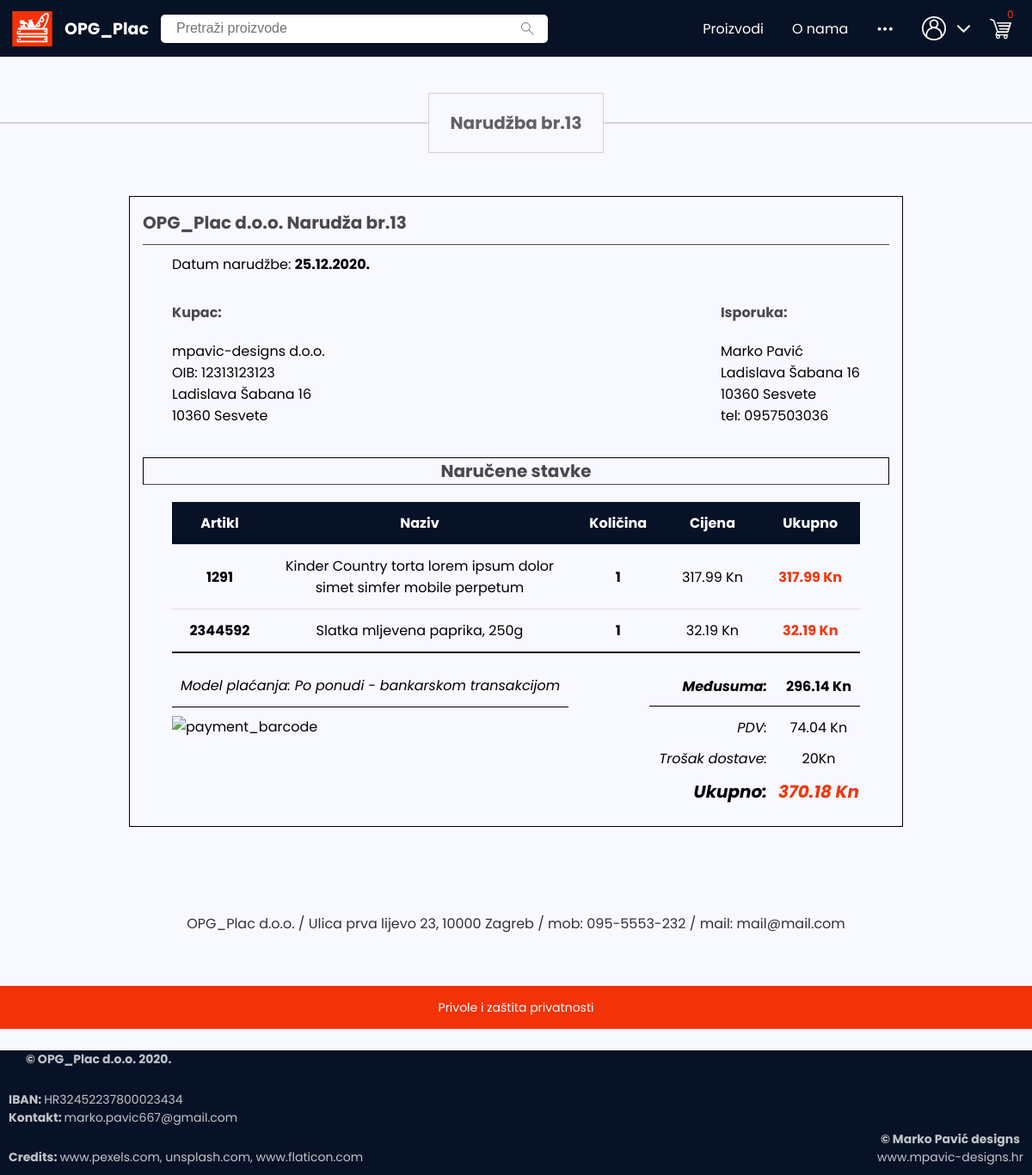
The app's page /pregled_narudzbi/narudzba?id=13 (signed in) with its own data.
### OPG_Plac/models.py (models this page shows, shortened)
class Order(models.Model):
    user = models.ForeignKey(User, on_delete=models.CASCADE, related_name="orders")
    first_name = models.CharField(max_length=100)
    last_name = models.CharField(max_length=150)
    address = models.CharField(max_length=200)
    place = models.CharField(max_length=200)
    post_code = models.CharField(max_length=5)
    phone = models.CharField(max_length=20)
    same_delivery = models.BooleanField(default=True)
    delivery_first_name = models.CharField(max_length=100, blank=True)
    delivery_last_name = models.CharField(max_length=150, blank=True)
    delivery_address = models.CharField(max_length=200, blank=True)
    delivery_place = models.CharField(max_length=100, blank=True)
    delivery_post_code = models.CharField(max_length=5, blank=True)
    delivery_phone = models.CharField(max_length=20, blank=True)
    need_R1 = models.BooleanField(default=False)
    company_name = models.CharField(max_length=200, blank=True)
    company_address = models.CharField(max_length=200, blank=True)
    company_post_code = models.CharField(max_length=5, blank=True)
    OIB = models.CharField(max_length=11, blank=True)
    notice = models.CharField(max_length=200, blank=True)
    paymentOption = models.ForeignKey(PaymentOption, on_delete=models.SET_NULL, null=True, blank=True)
    status = models.ForeignKey(OrderStatus, on_delete=models.SET_NULL, null=True)

class Product(models.Model):
    name = models.CharField(max_length=67)
    seo_url = models.SlugField(unique=True)
    item_id = models.SlugField(unique=True)
    category = models.ForeignKey(ProductCategory, on_delete=models.CASCADE, related_name="products")
    subcategory = models.ForeignKey(ProductSubCategory, on_delete=models.CASCADE, related_name="products")
    product_image = models.ImageField(blank=True, null=True, upload_to="images/products")
    second_image = models.ImageField(blank=True, null=True, upload_to="images/products")
    third_image = models.ImageField(blank=True, null=True, upload_to="images/products")
    price = models.DecimalField(max_digits=12, decimal_places=2)
    short_description = models.CharField(max_length=75, blank=True)
    description = models.TextField(blank=True, max_length=435)
    brand = models.ForeignKey(ProductBrand, on_delete=models.CASCADE, related_name="products", blank=True, null=True)
    availability = models.ForeignKey(ProductAvailability, on_delete=models.CASCADE, related_name="products")

class PaymentOption(models.Model):
    name = models.CharField(max_length=100)
    reference = models.CharField(max_length=4, unique=True)
    tooltip = models.CharField(max_length=150, blank=True)
    descriptive_name = models.CharField(max_length=100)

### OPG_Plac/views.py (the view)
# urls.py: path("pregled_narudzbi/narudzba", view_order_info, name="order_info"),
@login_required(login_url="/prijava")
def view_order_info(request):
    user = models.User.objects.get(email=request.user)
    try:
        order_id = request.GET["id"]
    except KeyError:
        return render(request, "components/utility/error.html", {
            "error": "Nije pronađeno",
            "status": 404,
            "message": "Jeste li ispravno upisali link?"
        })
    try:  # Get order obj, ensure id is valid, is applicable to current user and has no None status
        order = user.orders.get(id=order_id)
    except ObjectDoesNotExist:
        return redirect("/")
    if order.status is None:
        return redirect("/")
    order_info = {
        "header": f"Narudžba br.{order.id}",
        "created_on": order.history.all()[0].timestamp.strftime('%d.%m.%Y.'),
        "payment_type": order.paymentOption.descriptive_name,
        "payment_reference": order.paymentOption.reference
    }
    order_info.update(serializers.serialize_order_info(order))
    items_qset = order.items.all()
    grand_total = sum([item.item_price * item.quantity for item in items_qset]) + 20
    base_price = float(grand_total) / 1.25
    vat = float(grand_total) - base_price
    price_summary = {
        "base_price": "{:.2f}".format(base_price),
        "vat": "{:.2f}".format(vat),
        "shipping_cost": 20,
        "grand_total": "{:.2f}".format(grand_total)
    }
    order_info.update(price_summary)
    return render(request, "components/order_history/order_info.html", order_info)

### OPG_Plac/models.py (called while the page is built)
    def __str__(self):
        return self.email

### OPG_Plac/templates/components/order_history/order_info.html (shortened to what this page needs)
{% extends 'components/site_frame.html' %}
{% load static %}
{% block head %}
    <link rel="stylesheet" href="{% static 'subpages/order_history/order_info.css' %}">
{% endblock %}
{% block body %}
    {% include '../navbar.html' %}
    {% include '../divider_hr_title.html' with title=header %}
    <div class="order-view-container">
        <header class="order_view_main_header">
            <span>OPG_Plac d.o.o.</span>
            <span>Narudža br.{{id}}</span>
        </header>
        <div class="timestamp-span-container">
            <span class="timestamp-span">Datum narudžbe: <strong>{{created_on}}</strong></span>
        </div>
        <div class="delivery-summay">
            <div>
                <ul>
                    <li>Kupac:</li>
                    <li>{{first_name}} {{last_name}}</li>
                    {% if need_R1 %} <li>OIB: {{OIB}}{% endif %}</li>
                    <li>{{address}}</li>
                    <li>{{post_code}} {{place}}</li>
                </ul>
            </div>
            <div>
                <ul>
                    <li>Isporuka:</li>
                    <li>{{delivery_first_name}} {{delivery_last_name}}</li>
                    <li>{{delivery_address}}</li>
                    <li>{{delivery_post_code}} {{delivery_place}}</li>
                    <li>tel: {{delivery_phone}}</li>
                </ul>
            </div>
        </div>
        <header class="items-overview-header">
            <span>Naručene stavke</span>
        </header>
        <div class="items_overview">
            <table class="items-overview-table">
                <thead>
                    <tr>
                        <td>Artikl</td>
                        <td>Naziv</td>
                        <td>Količina</td>
                        <td>Cijena</td>
                        <td>Ukupno</td>
                    </tr>
                </thead>
                <tbody>
                    {% for item in items %}
                        <tr>
                            <td>{{item.id}}</td>
                            <td>{{item.name}}</td>
                            <td>{{item.quantity}}</td>
                            <td>{{item.price}}</td>
                            <td>{{item.total}}</td>
                        </tr>
                    {% endfor %}
                </tbody>
            </table>
        </div>
        <div class="price-summary-barcody-container">
            <div class="payment-info-container">
                <div class="payment-info-header">
                    <span>Model plaćanja: {{payment_type}}</span>
                </div>
                {% if payment_reference == "WIRE" %}
                <div class="payment-barcode-container">
                    <img src="https://raw.githubusercontent.com/mosquito/pdf417/master/images/1_basic.jpg" alt="payment_barcode">
                </div>
                {% endif %}
            </div>
            <table class="price-summary-table">
                <tr>
                    <td><strong>Međusuma:</strong></td>
                    <td><strong>{{base_price}} Kn</strong></td>
                </tr>
                <tr>
                    <td>PDV:</td>
                    <td>{{vat}} Kn</td>
                </tr>
                <tr>
                    <td>Trošak dostave:</td>
                    <td>{{shipping_cost}}Kn</td>
                </tr>
                <tr>
                    <td class="price-summary-grand-total-header"><strong>Ukupno:</strong></td>
                    <td class="price-summary-grand-total-sum"><strong>{{grand_total}} Kn</strong></td>
                </tr>
            </table>
        </div>
    </div>
    {% include '../about_info_span.html'%}
    {% include '../footer.html' %}
{% endblock %}

### OPG_Plac/static/style.css (style rules this page uses)
* { box-sizing: border-box; }
body { background: ghostwhite; margin: 0; padding: 0; font-family: Poppins, sans-serif; }

### OPG_Plac/static/subpages/order_history/order_info.css (style rules this page uses)
.order-view-container { margin: auto; margin-top: 50px; padding: 15px; max-width: 900px; border: solid 1px black; }
.order-view-container header { font-size: 20px; font-weight: bold; color: rgba(0,0,0,0.7); border-bottom: solid 1px rgba(0,0,0,0.7); padding-bottom: 10px; }
.delivery-summay { max-width: 800px; margin-top: 20px; margin: auto; display: flex; justify-content: space-between; font-size: 16px; }
.delivery-summay div { width: 50%; display: flex; flex-direction: column; justify-content: center; }
.delivery-summay div:nth-child(2) { align-items: flex-end; }
.delivery-summay ul { list-style: none; padding-left: 0; }
.delivery-summay ul li:first-child { font-weight: bold; color: rgba(0,0,0,0.7); margin-bottom: 20px; }
.items-overview-header { border: solid 1px black; margin-top: 20px; padding: 0 !important; display: flex; justify-content: center; align-items: center; }
.items_overview { display: flex; justify-content: center; }
.items-overview-table { border-collapse: collapse; margin-top: 20px; font-size: 16px; width: 800px; }
.items-overview-table tr { border-bottom: solid 1px #dddddd; }
.items-overview-table tr td:nth-child(2) { max-width: 300px; }
.items-overview-table tbody tr td:first-child, .items-overview-table tbody tr td:nth-child(3) { font-weight: bold; }
.items-overview-table tbody tr td:last-of-type { color: #f2360b; font-weight: bold; }
.items-overview-table td { padding: 12px; text-align: center; }
.items-overview-table thead td { background-color: #081226; color: white; height: 40px; font-weight: bold; }
.items-overview-table tbody tr:last-of-type { border-bottom: solid 2px black; }
.timestamp-span-container { margin: auto; margin-top: 10px; margin-bottom: 15px; max-width: 800px;; }
.price-summary-barcody-container { max-width: 800px; margin: auto; margin-top: 25px; display: flex; justify-content: space-between; }
.price-summary-table { border-collapse: collapse; }
.price-summary-table td { padding-left: 12px; padding-bottom: 10px; }
.price-summary-table tr:first-of-type { border-bottom: solid 1px black; }
.price-summary-table tr:nth-child(2) td { padding-top: 12px; }
.price-summary-table tr td:first-of-type { text-align: right; font-style: italic; }
.price-summary-table tr td:nth-child(2) { text-align: center; }
.price-summary-grand-total-sum, .price-summary-grand-total-header { font-size: 20px; }
.price-summary-grand-total-sum { color: #f2360b; font-style: italic; }
.payment-info-header { padding-bottom: 12px; padding-left: 10px; padding-right: 10px; border-bottom: solid 1px black; font-style: italic; }
.payment-barcode-container img { max-width: 350px; }
.payment-barcode-container { margin-top: 10px; }

### records on screen
Order: company_name "mpavic-designs d.o.o.", OIB "12313123123", company_address "Ladislava Šabana 16", company_post_code "10360", place "Sesvete", first_name "Marko", last_name "Pavić", address "Ladislava Šabana 16", post_code "10360", phone "0957503036"
Product: id "1291", name "Kinder Country torta lorem ipsum dolor simet simfer mobile perpetum"
Product: id "2344592", name "Slatka mljevena paprika, 250g"
PaymentOption: descriptive_name "Po ponudi - bankarskom transakcijom"

### other values on screen
{{ title }} "Narudžba br.13"
{{ id }} "13"
{{ created_on }} "25.12.2020."
{{ item.quantity }} "1" "1"
{{ item.price }} "317.99 Kn" "32.19 Kn"
{{ item.total }} "317.99 Kn" "32.19 Kn"
{{ base_price }} "296.14"
{{ vat }} "74.04"
{{ shipping_cost }} "20"
{{ grand_total }} "370.18"
